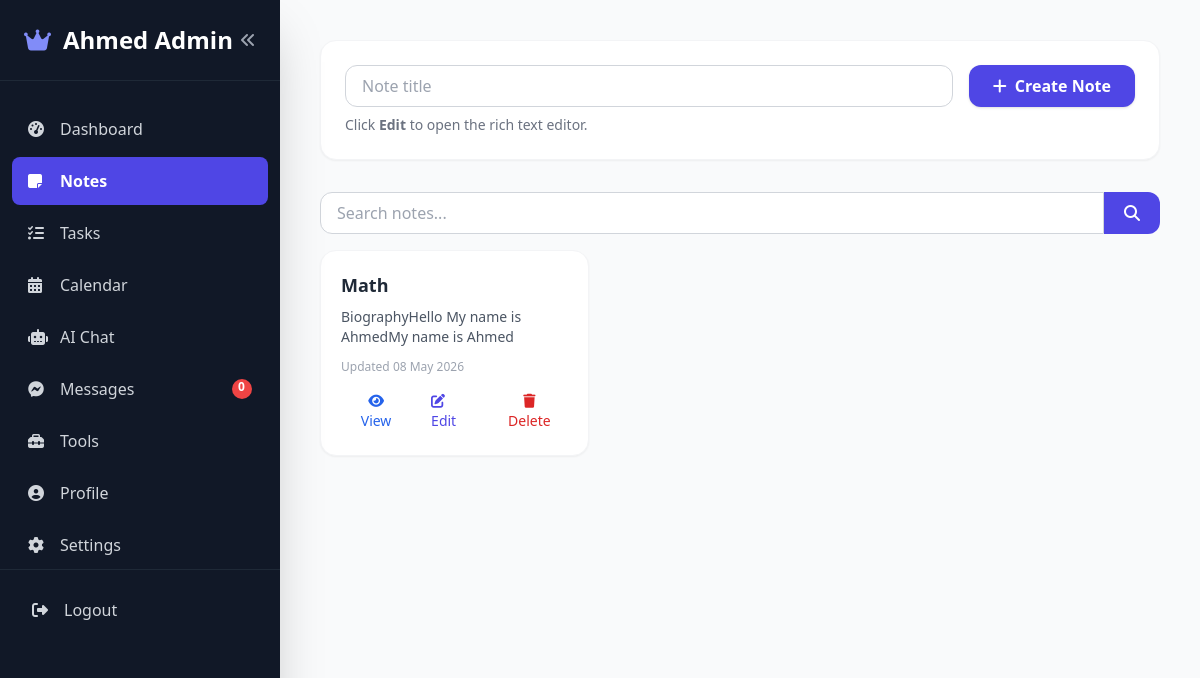
Page /notes (signed in) on the committed database.
### app/models.py (models this page shows, shortened)
class User(UserMixin, db.Model):
    id = db.Column(db.Integer, primary_key=True)
    username = db.Column(db.String(80), unique=True, nullable=False)
    email = db.Column(db.String(120), unique=True, nullable=False)
    password_hash = db.Column(db.String(256))
    avatar_url = db.Column(db.String(200), default="")
    bio = db.Column(db.Text, default="")
    cover_url = db.Column(db.String(500), default="")           # cover image URL
    skills = db.Column(db.Text, default="")                     # comma‑separated skills
    linkedin_url = db.Column(db.String(300), default="")
    github_url = db.Column(db.String(300), default="")
    twitter_url = db.Column(db.String(300), default="")
    website_url = db.Column(db.String(300), default="")
    theme = db.Column(db.String(10), default="light")
    font_family = db.Column(db.String(30), default="Inter")
    verification_code = db.Column(db.String(6), nullable=True)
    verification_code_expires = db.Column(db.DateTime, nullable=True)
    email_verified = db.Column(db.Boolean, default=False)
    notification_sound_url = db.Column(db.String(500),
                                       default="https://www.soundjay.com/buttons/sounds/button-09.mp3")
    notifications_enabled = db.Column(db.Boolean, default=True)
    unread_badge_enabled = db.Column(db.Boolean, default=True)
    notification_sound_enabled = db.Column(db.Boolean, default=True)
    default_reminder_minutes = db.Column(db.Integer, default=30)
    notes = db.relationship("Note", backref="author", lazy=True, cascade="all, delete-orphan")
    tasks = db.relationship("Task", backref="author", lazy=True, cascade="all, delete-orphan")
    events = db.relationship("Event", backref="author", lazy=True, cascade="all, delete-orphan")
    chats = db.relationship("Chat", backref="author", lazy=True, cascade="all, delete-orphan")
    owned_groups = db.relationship("ChatGroup", backref="owner", lazy=True, cascade="all, delete-orphan",
                                   foreign_keys="ChatGroup.owner_id")
    group_memberships = db.relationship("GroupMember", backref="user", lazy=True, cascade="all, delete-orphan")

class Note(db.Model):
    id = db.Column(db.Integer, primary_key=True)
    title = db.Column(db.String(200), nullable=False)
    content = db.Column(db.Text)
    color = db.Column(db.String(7), default="#ffffff")
    created_at = db.Column(db.DateTime, default=datetime.utcnow)
    updated_at = db.Column(db.DateTime, default=datetime.utcnow, onupdate=datetime.utcnow)
    user_id = db.Column(db.Integer, db.ForeignKey("user.id"), nullable=False)

### app/routes/notes.py (the view)
@notes_bp.route("/notes")
@login_required
def notes():
    search = request.args.get("search", "")
    query = Note.query.filter_by(user_id=current_user.id)
    if search:
        query = query.filter(Note.title.ilike(f"%{search}%"))
    notes_list = query.order_by(Note.updated_at.desc()).all()
    return render_template("notes.html", notes=notes_list, search=search)

### templates/notes.html (shortened to what this page needs)
{% extends "base.html" %}
{% block content %}
<div class="mb-8 bg-white rounded-2xl shadow-sm p-6 border border-gray-100">
  <form method="POST" action="{{ url_for('notes.add_note') }}" class="flex flex-col sm:flex-row gap-4">
    <input type="text" name="title" placeholder="Note title" required class="flex-1 px-4 py-2 border border-gray-300 rounded-xl">
    <button type="submit" class="bg-indigo-600 hover:bg-indigo-700 text-white font-semibold py-2 px-6 rounded-xl shadow">
      <i class="fas fa-plus mr-1"></i> Create Note
    </button>
  </form>
  <p class="text-sm text-gray-500 mt-2">Click <strong>Edit</strong> to open the rich text editor.</p>
</div>
<div class="mb-4">
  <form method="GET" class="flex">
    <input type="text" name="search" value="{{ search }}" placeholder="Search notes..."
           class="w-full px-4 py-2 border border-gray-300 rounded-l-xl focus:ring-2 focus:ring-indigo-500 outline-none">
    <button type="submit" class="bg-indigo-600 hover:bg-indigo-700 text-white px-5 rounded-r-xl">
      <i class="fas fa-search"></i>
    </button>
  </form>
</div>
<div class="grid grid-cols-1 sm:grid-cols-2 lg:grid-cols-3 xl:grid-cols-4 gap-4">
  {% for note in notes %}
  <div class="bg-white rounded-2xl shadow-sm border border-gray-100 overflow-hidden flex flex-col">
    <div class="p-5 flex-1">
      <h5 class="font-bold text-lg mb-2">{{ note.title }}</h5>
      <p class="text-gray-600 text-sm mb-3 line-clamp-3">
        {{ note.content | striptags | truncate(120) }}
      </p>
      <p class="text-xs text-gray-400 mb-3">Updated {{ note.updated_at.strftime('%d %b %Y') }}</p>
      <div class="flex gap-2 mt-auto">
        <button onclick='previewNote({{ note.content | tojson }}, {{ note.title | tojson }})' class="text-blue-600 hover:bg-blue-50 px-3 py-1 rounded-lg text-sm font-medium">
          <i class="fas fa-eye"></i> View
        </button>
        <a href="{{ url_for('notes.edit_note', note_id=note.id) }}" class="text-indigo-600 hover:bg-indigo-50 px-3 py-1 rounded-lg text-sm font-medium">
          <i class="fas fa-edit"></i> Edit
        </a>
        <button onclick="confirmDelete('{{ url_for('notes.delete_note', note_id=note.id) }}')" class="text-red-600 hover:bg-red-50 px-3 py-1 rounded-lg text-sm font-medium">
          <i class="fas fa-trash"></i> Delete
        </button>
      </div>
    </div>
  </div>
  {% else %}
  <p class="col-span-full text-center text-gray-500 py-10">No notes yet. Create one!</p>
  {% endfor %}
</div>
{% endblock %}

### templates/base.html (shortened to what this page needs)
<!DOCTYPE html>
<html lang="en" class="">
<head>
  <script src="https://cdn.tailwindcss.com"></script>
  <link rel="stylesheet" href="https://cdnjs.cloudflare.com/ajax/libs/font-awesome/6.5.1/css/all.min.css">
  <link href="https://cdn.jsdelivr.net/npm/fullcalendar@6.1.11/index.global.min.css" rel="stylesheet">
  <link rel="stylesheet" href="https://cdn.jsdelivr.net/npm/glightbox/dist/css/glightbox.min.css" />
  <link href="https://cdnjs.cloudflare.com/ajax/libs/prism/1.29.0/themes/prism-tomorrow.min.css" rel="stylesheet" />
  <link href="https://cdnjs.cloudflare.com/ajax/libs/prism/1.29.0/plugins/line-numbers/prism-line-numbers.min.css" rel="stylesheet" />
  <link rel="stylesheet" href="https://cdn.jsdelivr.net/npm/katex@0.16.9/dist/katex.min.css">
  <link href="https://cdn.quilljs.com/1.3.7/quill.snow.css" rel="stylesheet">
</head>
<body class="bg-gray-50 dark:bg-gray-900 text-gray-800 dark:text-gray-200 antialiased">
  <aside id="sidebar" class="sidebar fixed top-0 left-0 h-full bg-gray-900 text-white z-50 transform -translate-x-full lg:translate-x-0 transition-transform duration-300 ease-in-out shadow-2xl" style="width: 280px;">
    <div class="sidebar-resize-handle"></div>
    <div class="p-6 border-b border-gray-800 flex items-center justify-between">
      <h1 id="sidebar-brand" class="text-2xl font-bold flex items-center gap-3 brand cursor-pointer">
        <i class="fas fa-crown text-indigo-400"></i>
        <span class="brand-text">{{ current_user.username if current_user.is_authenticated and current_user.email_verified else 'Ahmed' }}</span>
      </h1>
      <button id="global-sidebar-toggle" class="text-gray-400 hover:text-white transition focus:outline-none" title="Toggle sidebar">
        <i class="fas fa-angle-double-left"></i>
      </button>
    </div>
    {% if current_user.is_authenticated and current_user.email_verified %}
    <nav class="mt-6 flex-1 space-y-1 px-3">
      <a href="{{ url_for('dashboard.dashboard') }}" class="flex items-center gap-3 px-4 py-3 rounded-lg text-gray-300 hover:bg-gray-800 hover:text-white transition {{ 'bg-indigo-600 text-white font-semibold' if request.endpoint == 'dashboard.dashboard' }}">
        <i class="fas fa-tachometer-alt w-5"></i> <span>Dashboard</span>
      </a>
      <a href="{{ url_for('notes.notes') }}" class="flex items-center gap-3 px-4 py-3 rounded-lg text-gray-300 hover:bg-gray-800 hover:text-white transition {{ 'bg-indigo-600 text-white font-semibold' if request.endpoint in ['notes.notes', 'notes.edit_note'] }}">
        <i class="fas fa-sticky-note w-5"></i> <span>Notes</span>
      </a>
      <a href="{{ url_for('tasks.tasks') }}" class="flex items-center gap-3 px-4 py-3 rounded-lg text-gray-300 hover:bg-gray-800 hover:text-white transition {{ 'bg-indigo-600 text-white font-semibold' if request.endpoint == 'tasks.tasks' }}">
        <i class="fas fa-tasks w-5"></i> <span>Tasks</span>
      </a>
      <a href="{{ url_for('calendar.calendar') }}" class="flex items-center gap-3 px-4 py-3 rounded-lg text-gray-300 hover:bg-gray-800 hover:text-white transition {{ 'bg-indigo-600 text-white font-semibold' if request.endpoint == 'calendar.calendar' }}">
        <i class="fas fa-calendar-alt w-5"></i> <span>Calendar</span>
      </a>
      <a href="{{ url_for('chat.chat_list') }}" class="flex items-center gap-3 px-4 py-3 rounded-lg text-gray-300 hover:bg-gray-800 hover:text-white transition {{ 'bg-indigo-600 text-white font-semibold' if request.endpoint in ['chat.chat_list', 'chat.chat_view'] }}">
        <i class="fas fa-robot w-5"></i> <span>AI Chat</span>
      </a>
      <a href="{{ url_for('user_chat.user_chat') }}" id="user-chat-link" class="flex items-center gap-3 px-4 py-3 rounded-lg text-gray-300 hover:bg-gray-800 hover:text-white transition {{ 'bg-indigo-600 text-white font-semibold' if request.endpoint == 'user_chat.user_chat' }}">
        <i class="fab fa-facebook-messenger w-5"></i> <span>Messages</span>
        <span id="unread-badge" class="ml-auto bg-red-500 text-white text-xs font-bold rounded-full min-w-[20px] h-5 flex items-center justify-center px-1.5 hidden">0</span>
      </a>
      <a href="{{ url_for('tools.tools_page') }}" class="flex items-center gap-3 px-4 py-3 rounded-lg text-gray-300 hover:bg-gray-800 hover:text-white transition {{ 'bg-indigo-600 text-white font-semibold' if request.endpoint and request.endpoint.startswith('tools.') }}">
        <i class="fas fa-toolbox w-5"></i> <span>Tools</span>
      </a>
      <a href="{{ url_for('profile.profile') }}" class="flex items-center gap-3 px-4 py-3 rounded-lg text-gray-300 hover:bg-gray-800 hover:text-white transition {{ 'bg-indigo-600 text-white font-semibold' if request.endpoint == 'profile.profile' }}">
        <i class="fas fa-user-circle w-5"></i> <span>Profile</span>
      </a>
      <a href="{{ url_for('settings.settings') }}" class="flex items-center gap-3 px-4 py-3 rounded-lg text-gray-300 hover:bg-gray-800 hover:text-white transition {{ 'bg-indigo-600 text-white font-semibold' if request.endpoint == 'settings.settings' }}">
        <i class="fas fa-cog w-5"></i> <span>Settings</span>
      </a>
    </nav>
    {% endif %}
    <div class="p-4 border-t border-gray-800 mt-auto">
      {% if current_user.is_authenticated %}
      <a href="{{ url_for('auth.logout') }}" class="flex items-center gap-3 px-4 py-3 rounded-lg text-gray-300 hover:bg-red-600 hover:text-white transition">
        <i class="fas fa-sign-out-alt w-5"></i> <span class="nav-bottom-text">Logout</span>
      </a>
      {% endif %}
    </div>
  </aside>
  <div class="lg:ml-72 min-h-screen main-content" id="main-content">
    <main class="p-6 lg:p-10">
      {% block content %}{% endblock %}
    </main>
  </div>
</body>
</html>

### templates/base.html (style rules this page uses)
body, .sidebar, .main-content, .bg-white, .bg-gray-50 { transition: background-color 0.2s, color 0.2s; }
.sidebar { width: 280px; transition: width 0.3s cubic-bezier(0.4, 0, 0.2, 1); overflow-x: hidden; white-space: nowrap; }
.main-content { margin-left: 280px; transition: margin-left 0.3s cubic-bezier(0.4, 0, 0.2, 1); }
.brand-text, .sidebar a span, .nav-bottom-text { display: inline-block; max-width: 200px; overflow: hidden; transition: max-width 0.3s cubic-bezier(0.4,0,0.2,1), opacity 0.2s; opacity: 1; vertical-align: middle; }
.sidebar-resize-handle { position: absolute; top: 0; right: -4px; width: 8px; height: 100%; cursor: col-resize; z-index: 1000; }

### rows in the picture
User: email_verified+username "Ahmed Admin"
Note: title "Math", content "BiographyHello My name is Ahmed M y name is Ahmed", updated_at "08 May 2026"
